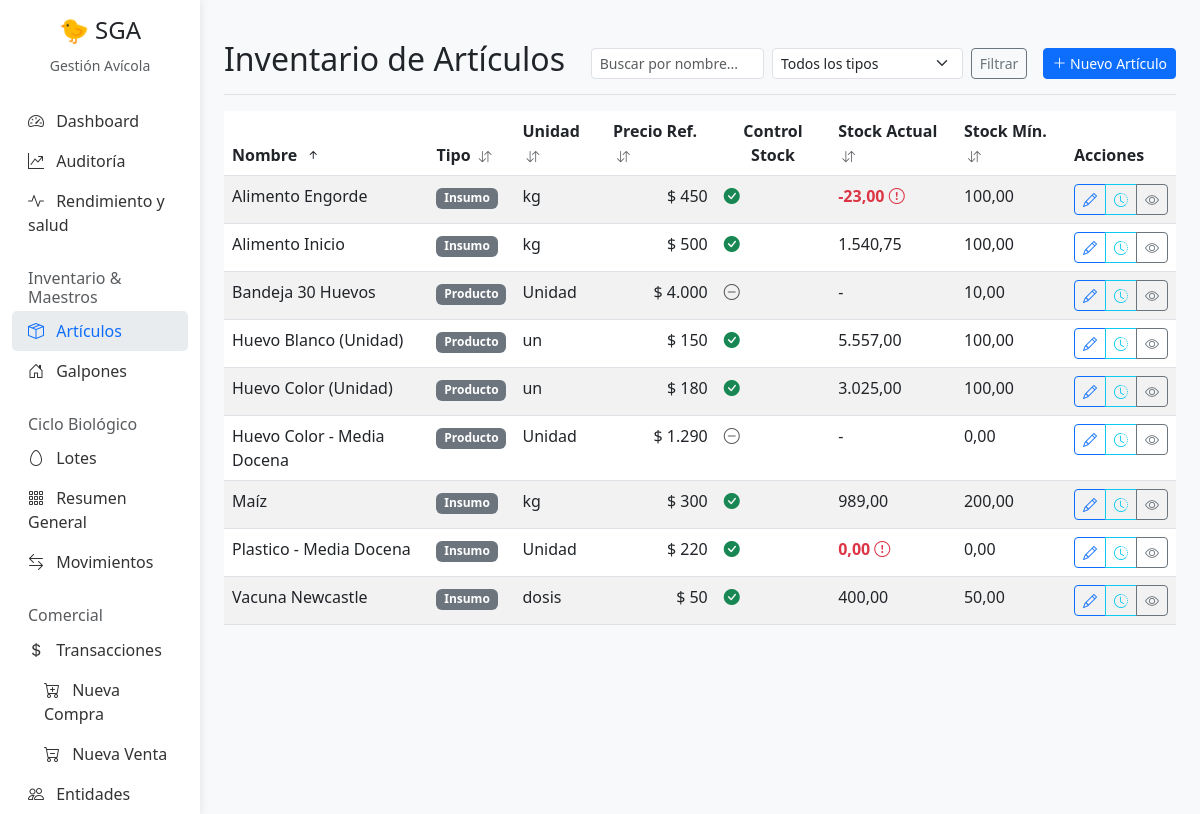
The app's page /articulos/?sort=nombre&dir=asc with its own data.
### Gestion/models.py (models this page shows, shortened)
class Articulo(models.Model):
    id_articulo = models.AutoField(primary_key=True)
    class UnidadMedida(models.TextChoices):
        UNIDAD = 'Unidad', 'Unidad'
        KG = 'Kg', 'Kg'
        LITRO = 'Litro', 'Litro'
    nombre = models.CharField(max_length=200)
    tipo = models.CharField(max_length=20, choices=TipoArticulo.choices)
    unidad_medida = models.CharField(max_length=50, choices=UnidadMedida.choices, default=UnidadMedida.UNIDAD)
    controlar_stock = models.BooleanField(default=True)
    stock_actual = models.DecimalField(max_digits=10, decimal_places=2, default=0)
    stock_minimo = models.DecimalField(max_digits=10, decimal_places=2, default=0)
    precio_referencia = models.DecimalField(max_digits=10, decimal_places=2, default=0, help_text="Precio base para compras o ventas")
    es_insumo_receta = models.BooleanField(default=False, help_text="Marcar si es un envase o insumo auxiliar para recetas (no se muestra en Kiosco)")

### Gestion/views.py (the view)
# urls.py: path('articulos/', views.articulo_list, name='articulo-list'),
def articulo_list(request):
    query = request.GET.get('q', '')
    tipo_filter = request.GET.get('tipo', '')
    articulos = Articulo.objects.all().order_by('nombre')
    available_types = Articulo.objects.values_list('tipo', flat=True).distinct().order_by('tipo')
    allowed_sort = ['nombre', 'tipo', 'unidad_medida', 'precio_referencia', 'stock_actual', 'stock_minimo']
    ordering = get_ordering(request, allowed_sort, default_field='nombre')
    articulos = articulos.order_by(ordering)
    if query:
        articulos = articulos.filter(nombre__icontains=query)
    if tipo_filter:
        articulos = articulos.filter(tipo=tipo_filter)
    paginator = Paginator(articulos, 10)
    page_number = request.GET.get('page')
    page_obj = paginator.get_page(page_number)
    return render(request, 'Gestion/articulo_list.html', {
        'articulos': page_obj,
        'page_obj': page_obj,
        'is_paginated': page_obj.has_other_pages(),
        'paginator': paginator,
        'available_types': available_types
    })

### Gestion/utils.py (called while the page is built)
def get_ordering(request, allowed_fields, default_field='-pk'):
    sort_by = request.GET.get('sort')
    direction = request.GET.get('dir', 'asc')
    ordering = default_field
    if sort_by in allowed_fields:
        if direction == 'desc':
            ordering = f'-{sort_by}'
        else:
            ordering = sort_by
    return ordering

### Gestion/templates/Gestion/articulo_list.html (shortened to what this page needs)
{% extends 'Gestion/base.html' %}
{% load humanize %}
{% load gestion_extras %}
{% block content %}
<div class="d-flex justify-content-between flex-wrap flex-md-nowrap align-items-center pt-3 pb-2 mb-3 border-bottom">
    <h1 class="h2">Inventario de Artículos</h1>
    <div class="d-flex align-items-center">
        <form class="d-flex me-3" method="get">
            <input class="form-control form-control-sm me-2" type="search" name="q" placeholder="Buscar por nombre..."
                value="{{ request.GET.q }}">
            <select class="form-select form-select-sm me-2" name="tipo">
                <option value="">Todos los tipos</option>
            </select>
            <button class="btn btn-sm btn-outline-secondary" type="submit">Filtrar</button>
        </form>
        <a href="{% url 'articulo-create' %}" class="btn btn-sm btn-primary">
            <i class="bi bi-plus-lg"></i> Nuevo Artículo
        </a>
    </div>
</div>
<div class="table-responsive">
    <table class="table table-striped table-hover">
        <thead>
            <tr>
                <th>{% sort_header 'Nombre' 'nombre' %}</th>
                <th>{% sort_header 'Tipo' 'tipo' %}</th>
                <th>{% sort_header 'Unidad' 'unidad_medida' %}</th>
                <th>{% sort_header 'Precio Ref.' 'precio_referencia' %}</th>
                <th class="text-center">Control Stock</th>
                <th>{% sort_header 'Stock Actual' 'stock_actual' %}</th>
                <th>{% sort_header 'Stock Mín.' 'stock_minimo' %}</th>
                <th>Acciones</th>
            </tr>
        </thead>
        <tbody>
            {% for articulo in articulos %}
            <tr>
                <td>{{ articulo.nombre }}</td>
                <td><span class="badge bg-secondary">{{ articulo.get_tipo_display }}</span></td>
                <td>{{ articulo.unidad_medida }}</td>
                <td style="text-align: right;">$ {{ articulo.precio_referencia|floatformat:0|intcomma }}</td>
                <td>
                    {% if articulo.controlar_stock %}
                    <i class="bi bi-check-circle-fill text-success"></i>
                    {% else %}
                    <i class="bi bi-dash-circle text-muted"></i>
                    {% endif %}
                </td>
                <td>
                    {% if articulo.controlar_stock %}
                    {% if articulo.stock_actual <= articulo.stock_minimo %} <span class="text-danger fw-bold">
                        {{ articulo.stock_actual }} <i class="bi bi-exclamation-circle"></i></span>
                        {% else %}
                        {{ articulo.stock_actual }}
                        {% endif %}
                        {% else %}
                        -
                        {% endif %}
                </td>
                <td>{{ articulo.stock_minimo }}</td>
                <td>
                    <div class="btn-group">
                        <a href="{% url 'articulo-update' articulo.pk %}" class="btn btn-sm btn-outline-primary"
                            title="Editar">
                            <i class="bi bi-pencil"></i>
                        </a>
                        <a href="{% url 'articulo-kardex' articulo.pk %}" class="btn btn-sm btn-outline-info"
                            title="Ver Historial (Kardex)">
                            <i class="bi bi-clock-history"></i>
                        </a>
                        <a href="{% url 'articulo-detail' articulo.pk %}" class="btn btn-sm btn-outline-secondary"
                            title="Ver Detalle">
                            <i class="bi bi-eye"></i>
                        </a>
                    </div>
                </td>
            </tr>
            {% empty %}
            <tr>
                <td colspan="7" class="text-center">No hay artículos registrados.</td>
            </tr>
            {% endfor %}
        </tbody>
    </table>
</div>
{% endblock %}

### Gestion/templates/Gestion/base.html (style rules this page uses)
body { background-color: #f8f9fa; }

### records on screen
Articulo: nombre "Alimento Engorde", tipo "Insumo", unidad_medida "kg", precio_referencia "450", controlar_stock True (drawn), stock_actual "-23,00", stock_minimo "100,00"
Articulo: nombre "Alimento Inicio", tipo "Insumo", unidad_medida "kg", precio_referencia "500", controlar_stock True (drawn), stock_actual "1.540,75", stock_minimo "100,00"
Articulo: nombre "Bandeja 30 Huevos", tipo "Producto", unidad_medida "Unidad", precio_referencia "4.000", controlar_stock False (drawn), stock_minimo "10,00"
Articulo: nombre "Huevo Blanco (Unidad)", tipo "Producto", unidad_medida "un", precio_referencia "150", controlar_stock True (drawn), stock_actual "5.557,00", stock_minimo "100,00"
Articulo: nombre "Huevo Color (Unidad)", tipo "Producto", unidad_medida "un", precio_referencia "180", controlar_stock True (drawn), stock_actual "3.025,00", stock_minimo "100,00"
Articulo: nombre "Huevo Color - Media Docena", tipo "Producto", unidad_medida "Unidad", precio_referencia "1.290", controlar_stock False (drawn), stock_minimo "0,00"
Articulo: nombre "Maíz", tipo "Insumo", unidad_medida "kg", precio_referencia "300", controlar_stock True (drawn), stock_actual "989,00", stock_minimo "200,00"
Articulo: nombre "Plastico - Media Docena", tipo "Insumo", unidad_medida "Unidad", precio_referencia "220", controlar_stock True (drawn), stock_actual "0,00", stock_minimo "0,00"
Articulo: nombre "Vacuna Newcastle", tipo "Insumo", unidad_medida "dosis", precio_referencia "50", controlar_stock True (drawn), stock_actual "400,00", stock_minimo "50,00"
